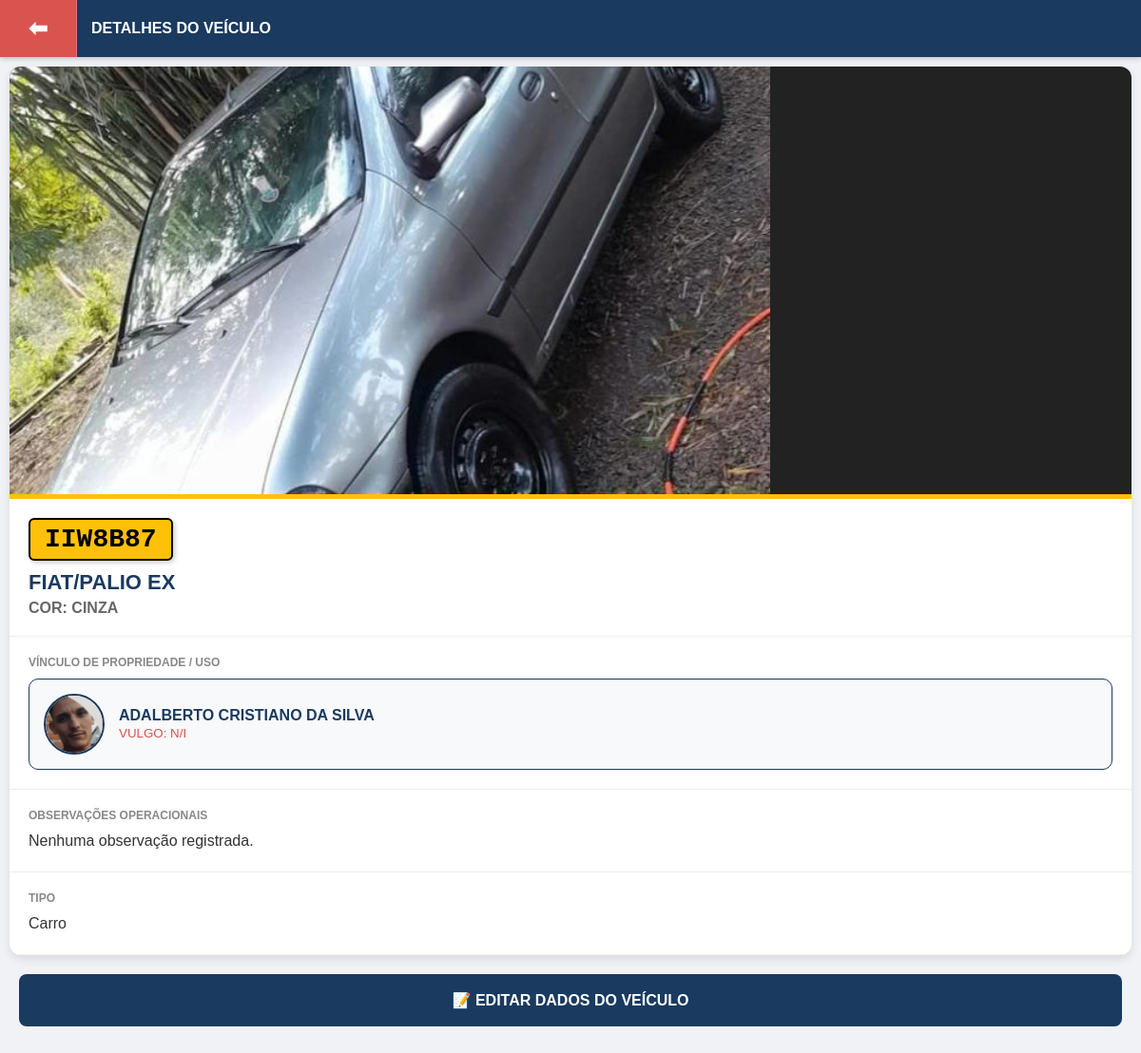
/visualizar_veiculo/3 (signed in), run on the app's committed database.
### app.py (models this page shows)
class Veiculo(db.Model):
    id = db.Column(db.Integer, primary_key=True)
    placa = db.Column(db.String(10), unique=True, nullable=False)
    tipo = db.Column(db.String(20))
    marca_modelo = db.Column(db.String(100))
    cor = db.Column(db.String(30))
    obs = db.Column(db.Text)
    foto_path = db.Column(db.String(200), default="/static/car_default.png")
    pessoa_id = db.Column(db.Integer, db.ForeignKey('pessoa.id'), nullable=True)

class Pessoa(db.Model):
    id = db.Column(db.Integer, primary_key=True)
    nome_completo = db.Column(db.String(100), nullable=False)
    apelido = db.Column(db.String(50))
    nascimento = db.Column(db.String(20))
    documento = db.Column(db.String(100))
    endereco = db.Column(db.String(200))
    lat = db.Column(db.Float, default=-29.7562)
    lng = db.Column(db.Float, default=-52.1458)
    foto_path = db.Column(db.String(200), default="/static/logo.png")
    modus_operandi = db.Column(db.Text)
    embolamento = db.Column(db.String(50))
    veiculos = db.relationship('Veiculo', backref='condutor', lazy=True)

### app.py (the view)
@app.route('/visualizar_veiculo/<int:id>')
def visualizar_veiculo(id):
    if 'user_id' not in session: return redirect(url_for('login'))
    v = Veiculo.query.get_or_404(id)
    return render_template('visualizar_veiculo.html', v=v, ts=int(time.time()))

### templates/visualizar_veiculo.html (shortened to what this page needs)
<!DOCTYPE html>
<html lang="pt-br">
<head>
</head>
<body>
    <div class="header">
        <a href="/" class="btn-voltar">⬅</a>
        <div class="titulo-header">DETALHES DO VEÍCULO</div>
    </div>
    <div class="container-veiculo">
        <div class="card-veiculo-f">
            <div class="foto-container-veiculo">
                <img src="{{ v.foto_path }}?v={{ ts }}" class="foto-veiculo">
            </div>
            <div class="info-header">
                <div class="placa-box">{{ v.placa }}</div>
                <h1 class="modelo-veiculo">{{ v.marca_modelo }}</h1>
                <span class="cor-veiculo">COR: {{ v.cor if v.cor else 'NÃO INFORMADA' }}</span>
            </div>
            <div class="secao">
                <span class="secao-titulo">Vínculo de Propriedade / Uso</span>
                {% if v.condutor %}
                <a href="/visualizar_pessoa/{{ v.condutor.id }}" class="card-proprietario">
                    <img src="{{ v.condutor.foto_path }}" class="foto-mini-p">
                    <div>
                        <strong style="color: #1a3a5f;">{{ v.condutor.nome_completo }}</strong><br>
                        <small style="color: #d9534f;">VULGO: {{ v.condutor.apelido if v.condutor.apelido else 'N/I' }}</small>
                    </div>
                </a>
                {% else %}
                <p class="secao-conteudo" style="color: #999;">Sem indivíduo formalmente vinculado.</p>
                {% endif %}
            </div>
            <div class="secao">
                <span class="secao-titulo">Observações Operacionais</span>
                <p class="secao-conteudo">{{ v.obs if v.obs else 'Nenhuma observação registrada.' }}</p>
            </div>
            <div class="secao">
                <span class="secao-titulo">Tipo</span>
                <p class="secao-conteudo">{{ v.tipo }}</p>
            </div>
        </div>
        <a href="/editar_veiculo/{{ v.id }}" class="btn-editar-veiculo">📝 EDITAR DADOS DO VEÍCULO</a>
    </div>
</body>
</html>

### templates/visualizar_veiculo.html (style rules this page uses)
body { font-family: sans-serif; background-color: #f0f2f5; margin: 0; padding: 0; }
.header { background: #1a3a5f; color: white; display: flex; align-items: stretch; height: 60px; position: sticky; top: 0; z-index: 1000; box-shadow: 0 2px 5px rgba(0,0,0,0.2); }
.btn-voltar { display: flex; align-items: center; justify-content: center; background: #d9534f; color: white; text-decoration: none; font-weight: bold; font-size: 24px; width: 80px; border-right: 1px solid rgba(255,255,255,0.2); }
.titulo-header { display: flex; align-items: center; padding-left: 15px; font-size: 16px; font-weight: bold; text-transform: uppercase; }
.container-veiculo { padding: 10px; padding-bottom: 40px; }
.card-veiculo-f { background: white; border-radius: 12px; overflow: hidden; box-shadow: 0 4px 10px rgba(0,0,0,0.1); }
.foto-container-veiculo { background: #222; text-align: center; width: 100%; line-height: 0; border-bottom: 5px solid #ffc107; }
.foto-veiculo { width: 100%; max-width: 800px; height: auto; aspect-ratio: 16 / 9; object-fit: cover; display: block; }
.info-header { padding: 20px; background: #fff; border-bottom: 1px solid #eee; }
.placa-box { display: inline-block; background: #ffc107; color: #000; padding: 5px 15px; border-radius: 6px; font-family: monospace; font-size: 28px; font-weight: bold; border: 2px solid #000; margin-bottom: 10px; box-shadow: 2px 2px 5px rgba(0,0,0,0.2); }
.modelo-veiculo { font-size: 22px; font-weight: bold; color: #1a3a5f; margin: 0; text-transform: uppercase; }
.cor-veiculo { font-size: 16px; color: #666; font-weight: bold; margin-top: 5px; display: block; }
.secao { padding: 20px; border-bottom: 1px solid #eee; }
.secao-titulo { font-size: 12px; font-weight: bold; color: #888; text-transform: uppercase; margin-bottom: 8px; display: block; }
.secao-conteudo { font-size: 16px; color: #333; line-height: 1.5; margin: 0; }
.card-proprietario { background: #f8f9fa; border: 1px solid #1a3a5f; padding: 15px; border-radius: 10px; margin-top: 10px; display: flex; align-items: center; text-decoration: none; color: inherit; }
.foto-mini-p { width: 60px; height: 60px; border-radius: 50%; object-fit: cover; border: 2px solid #1a3a5f; margin-right: 15px; }
.btn-editar-veiculo { display: block; text-align: center; background: #1a3a5f; color: white; text-decoration: none; padding: 18px; border-radius: 8px; margin: 20px 10px; font-weight: bold; font-size: 16px; }

### data on the page
Veiculo: foto_path (picture), placa "IIW8B87", marca_modelo "FIAT/PALIO EX", cor "CINZA", obs "Nenhuma observação registrada.", tipo "Carro"
Pessoa: condutor.foto_path (picture), condutor.nome_completo "ADALBERTO CRISTIANO DA SILVA", condutor "N/I"
